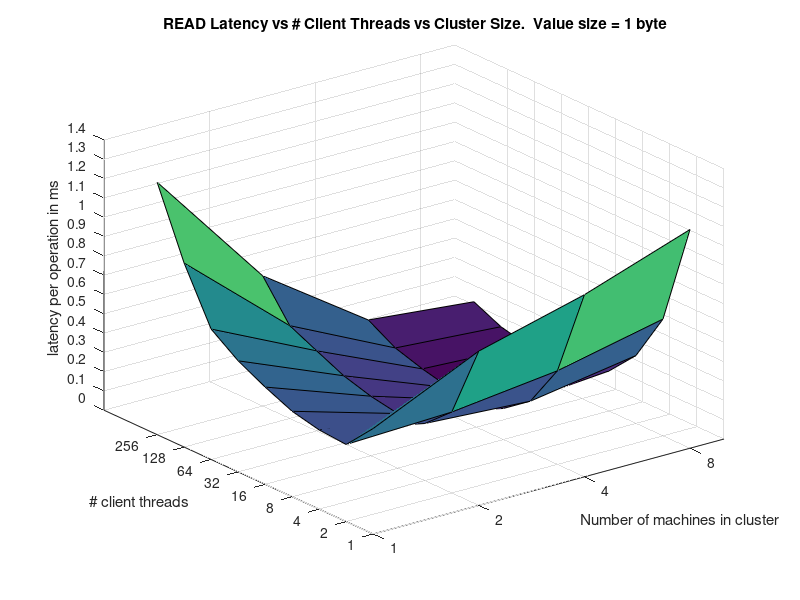

This figure's MATLAB source:
x = dlmread('clus_thread_read_lat.csv', '|')
clusters = [1,2,4,8]
clusters = clusters'
threads = [1,2,4,8,16,32,64,128,256]
threads = threads'

z = x(:,3)
z = reshape(z, 9, 4)

surf(clusters, threads, z)
set(gca, 'Xscale', 'log')
set(gca, 'Yscale', 'log')
set(gca, 'Zscale', 'linear')

set(gca, 'Xtick', clusters')
set(gca, 'Xticklabel', clusters')
xlabel('Number of machines in cluster')

set(gca, 'Ytick', threads')
set(gca, 'Yticklabel', threads')
ylabel('# client threads')

lat = [0,.10,.20,.30,.40,.50,.60,.70,.80,.90,1.00,1.10,1.20,1.30,1.40,1.50,1.60]
set(gca, 'Ztick', lat)
set(gca, 'Zticklabel', lat)
zlabel('latency per operation in ms')
title(' READ Latency vs # Client Threads vs Cluster Size.  Value size = 1 byte')

print -dpng clussize_thread_read_lat.png
